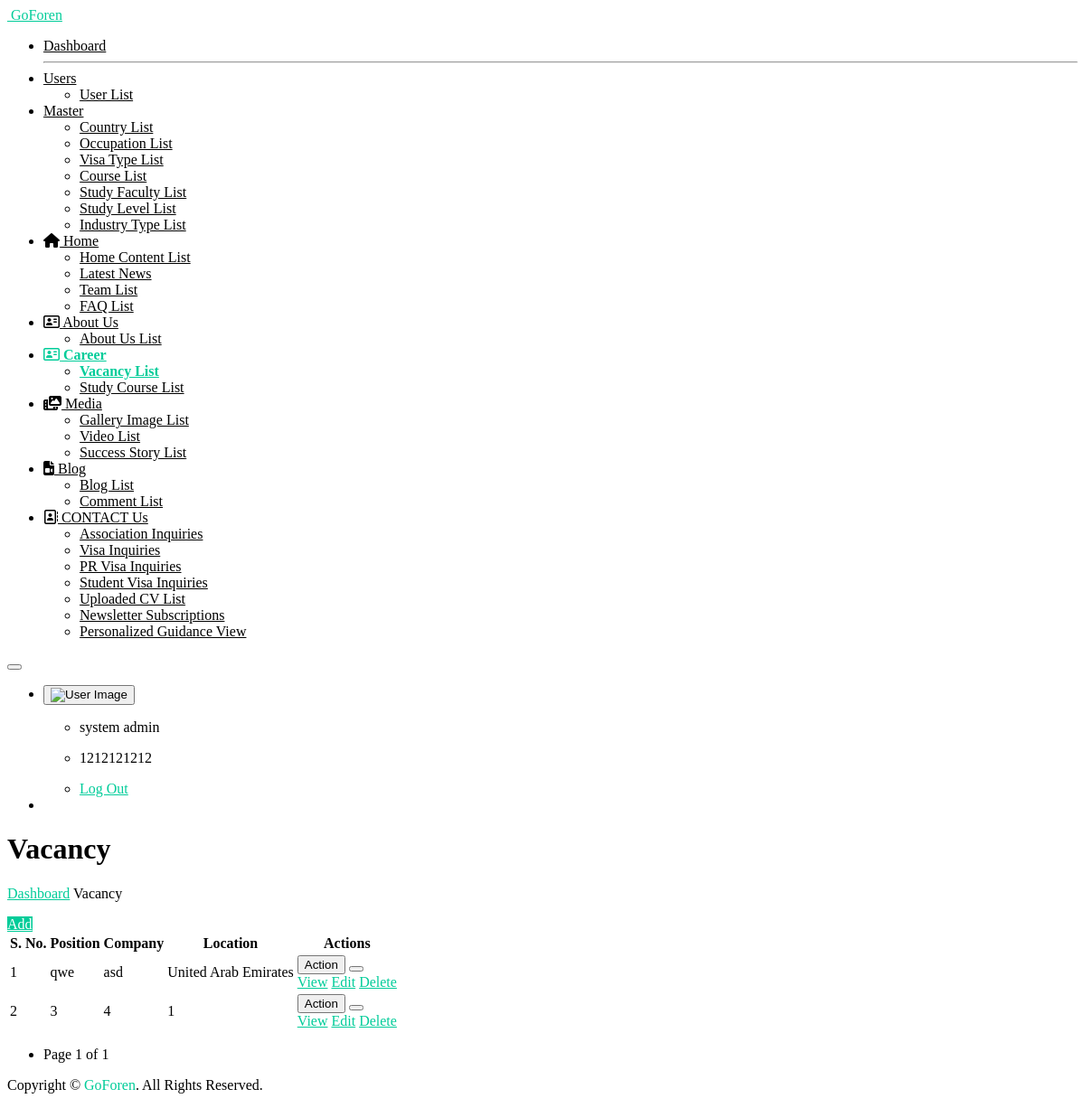
Before: /vacancy_list/ (signed in) with the older database file.
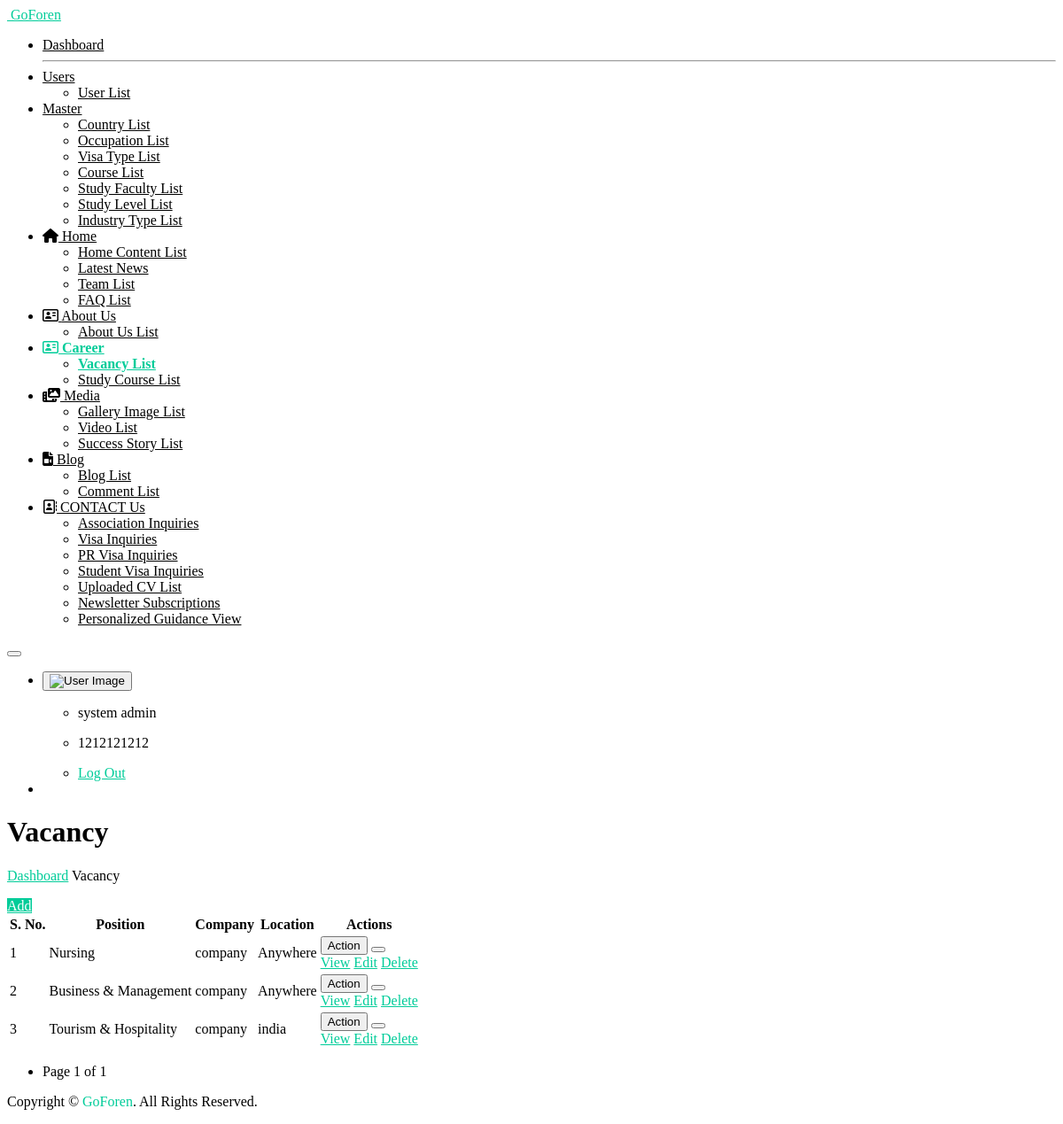
After: the same page with the newer database file.
### myapp/models.py (models this page shows, shortened)
class tbl_vacancy(models.Model):
    location = models.CharField(max_length=100, null=True , blank=True)
    industry_type = models.CharField(max_length=100, null=True , blank=True)
    position_name = models.CharField(max_length=100, null=True , blank=True)
    company = models.CharField(max_length=100, null=True , blank=True)
    vacancy_date = models.CharField(max_length=100, null=True , blank=True)
    vacancy_count = models.CharField(max_length=100, null=True , blank=True)
    master_agent_code = models.CharField(max_length=100, null=True , blank=True)
    created_at = models.DateTimeField(auto_now_add=True)
    updated_at = models.DateTimeField(auto_now=True)
    class Meta:
        db_table = 'tbl_vacancy'

### myapp/views.py (the view)
    def wrapper(request, *args, **kwargs):
        if 'user_id' not in request.session:
            return redirect('open_sign_in_page')
        return view_func(request, *args, **kwargs)

### templates/vacancy-list.html (shortened to what this page needs)
{% extends "base.html" %}
{% load static %}
{% block start %}
<div class="ec-content-wrapper">
    <div class="content">
        <div class="breadcrumb-wrapper d-flex align-items-center justify-content-between">
            <div>
                <h1>Vacancy</h1>
                <p class="breadcrumbs"><span><a href="{% url 'dashboard_view' %}">Dashboard</a></span>
                    <span></span>Vacancy</p>
            </div>
            <div>
                <a href="{% url 'add_vacancy' %}" class="btn btn-primary">Add</a>
            </div>
        </div>
        <div class="row">
            <div class="col-12">
                <div class="card card-default">
                    <div class="card-body">
                        <div class="table-responsive">
                            <table class="table">
                                <thead>
                                    <tr>
                                        <th>S. No.</th>
                                        <th>Position</th>
                                        <th>Company</th>
                                        <th>Location</th>
                                        <th>Actions</th>
                                    </tr>
                                </thead>
                                <tbody>
                                    {% for i in vacancies %}
                                    <tr>
                                        <td>{{ forloop.counter }}</td>
                                        <td>{{ i.position_name }}</td>
                                        <td>{{ i.company }}</td>
                                        <td>{{ i.location }}</td>
                                        <td>
                                            <div class="btn-group mb-1">
                                                <button type="button" class="btn btn-outline-success">Action</button>
                                                <button type="button" class="btn btn-outline-success dropdown-toggle dropdown-toggle-split" data-bs-toggle="dropdown">
                                                </button>
                                                <div class="dropdown-menu">
                                                    <a class="dropdown-item" href="{% url 'vacancy_view' i.id %}">View</a>
                                                    <a class="dropdown-item" href="{% url 'edit_vacancy' i.id %}">Edit</a>
                                                    <a href="javascript:void(0);" class="dropdown-item delete-btn" data-url="{% url 'delete_vacancy' i.id %}">Delete</a>
                                                </div>
                                            </div>
                                        </td>
                                    </tr>
                                    {% endfor %}
                                </tbody>
                            </table>
                            <div class="pagination justify-content-start mt-3">
                                <nav>
                                    <ul class="pagination">
                                        <li class="page-item disabled">
                                            <span class="page-link">Page {{ page_obj.number }} of {{ page_obj.paginator.num_pages }}</span>
                                        </li>
                                    </ul>
                                </nav>
                            </div>
                        </div>
                    </div>
                </div>
            </div>
        </div>
    </div>
</div>
{% endblock %}

### templates/base.html (shortened to what this page needs)
<!DOCTYPE html>
<html lang="en" dir="ltr">
<head>
	<link href="https://cdn.materialdesignicons.com/4.4.95/css/materialdesignicons.min.css" rel="stylesheet" />
	<link href="https://sitsoftwares.co.in/go_foren/assets/plugins/daterangepicker/daterangepicker.css" rel="stylesheet">
	<link href="https://sitsoftwares.co.in/go_foren/assets/plugins/simplebar/simplebar.css" rel="stylesheet" />
	<link id="ekka-css" href="https://sitsoftwares.co.in/go_foren/assets/css/ekka.css" rel="stylesheet" />
	<link rel="stylesheet" href="https://cdnjs.cloudflare.com/ajax/libs/font-awesome/5.15.3/css/all.min.css">
	<link rel="stylesheet" href="https://cdnjs.cloudflare.com/ajax/libs/font-awesome/6.5.0/css/all.min.css">
</head>
<body class="ec-header-fixed ec-sidebar-fixed ec-sidebar-light ec-header-light" id="body">
	<div class="wrapper">
		<div class="ec-left-sidebar ec-bg-sidebar">
			<div id="sidebar" class="sidebar ec-sidebar-footer">
				<div class="ec-brand">
					<a href="#" title="SIT">
						<span class="ec-brand-name text-truncate">GoForen</span>
					</a>
				</div>
				<div class="ec-navigation" data-simplebar>
					<ul class="nav sidebar-inner" id="sidebar-menu">
						<li class="">
							<a class="sidenav-item-link" href="{% url 'dashboard_view' %}">
								<span class="nav-text">Dashboard</span>
							</a>
							<hr>
						</li>
						<li class="has-sub">
							<a class="sidenav-item-link" href="javascript:void(0)">
								<span class="nav-text">Users</span> <b class="caret"></b>
							</a>
							<div class="collapse">
								<ul class="sub-menu" id="products" data-parent="#sidebar-menu">
									<li class="">
										<a class="sidenav-item-link" href="{% url 'user_list' %}">
											<span class="nav-text">User List</span>
										</a>
									</li>
								</ul>
							</div>
						</li>
						<li class="has-sub">
							<a class="sidenav-item-link" href="javascript:void(0)">
								<span class="nav-text">Master</span> <b class="caret"></b>
							</a>
							<div class="collapse">
								<ul class="sub-menu" id="products" data-parent="#sidebar-menu">
									<li class="">
										<a class="sidenav-item-link" href="{% url 'country_list' %}">
											<span class="nav-text">Country List</span>
										</a>
									</li>
									<li class="">
										<a class="sidenav-item-link" href="{% url 'occupation_list' %}">
											<span class="nav-text">Occupation List</span>
										</a>
									</li>
									<li class="">
										<a class="sidenav-item-link" href="{% url 'visa_type_list' %}">
											<span class="nav-text">Visa Type List</span>
										</a>
									</li>
									<li class="">
										<a class="sidenav-item-link" href="{% url 'course_list' %}">
											<span class="nav-text">Course List</span>
										</a>
									</li>
									<li class="">
										<a class="sidenav-item-link" href="{% url 'study_course' %}">
											<span class="nav-text">Study Faculty List</span>
										</a>
									</li>
									<li class="">
										<a class="sidenav-item-link" href="{% url 'study_level' %}">
											<span class="nav-text">Study Level List</span>
										</a>
									</li>
									<li class="">
										<a class="sidenav-item-link" href="{% url 'industry_type' %}">
											<span class="nav-text">Industry Type List</span>
										</a>
									</li>
					            </ul>
							</div>
						</li>
						<li class="has-sub">
							<a class="sidenav-item-link" href="javascript:void(0)">
							<i class="fa-solid fa-house"></i>
								<span class="nav-text">Home</span> <b class="caret"></b>
							</a>
							<div class="collapse">
								<ul class="sub-menu" id="products" data-parent="#sidebar-menu">
									<li class="">
										<a class="sidenav-item-link" href="{% url 'home_list' %}">
											<span class="nav-text">Home Content List</span>
										</a>
									</li>
									<li class="">
										<a class="sidenav-item-link" href="{% url 'news_list' %}">
											<span class="nav-text">Latest News</span>
										</a>
									</li>
									<li class="">
										<a class="sidenav-item-link" href="{% url 'team_list' %}">
											<span class="nav-text">Team List</span>
										</a>
									</li>
									<li class="">
										<a class="sidenav-item-link" href="{% url 'faq_list' %}">
											<span class="nav-text">FAQ List</span>
										</a>
									</li>
					            </ul>
							</div>
						</li>
						<li class="has-sub">
							<a class="sidenav-item-link" href="javascript:void(0)">
								<i class="fa-regular fa-address-card"></i>
								<span class="nav-text">About Us</span> <b class="caret"></b>
							</a>
							<div class="collapse">
								<ul class="sub-menu" id="products" data-parent="#sidebar-menu">
									<li class="">
										<a class="sidenav-item-link" href="{% url 'about_us_list' %}">
											<span class="nav-text">About Us List</span>
										</a>
									</li>
					            </ul>
							</div>
						</li>
						<li class="has-sub">
							<a class="sidenav-item-link" href="javascript:void(0)">
								<i class="fa-regular fa-address-card"></i>
								<span class="nav-text">Career</span> <b class="caret"></b>
							</a>
							<div class="collapse">
								<ul class="sub-menu" id="products" data-parent="#sidebar-menu">
									<li class="">
										<a class="sidenav-item-link" href="{% url 'vacancy_list' %}">
											<span class="nav-text">Vacancy List</span>
										</a>
									</li>
									<li class="">
										<a class="sidenav-item-link" href="{% url 's_course_list' %}">
											<span class="nav-text">Study Course List</span>
										</a>
									</li>
					            </ul>
							</div>
						</li>
						<li class="has-sub">
							<a class="sidenav-item-link" href="javascript:void(0)">
								<i class="fa-solid fa-photo-film"></i>
								<span class="nav-text">Media</span> <b class="caret"></b>
							</a>
							<div class="collapse">
								<ul class="sub-menu" id="products" data-parent="#sidebar-menu">
									<li class="">
										<a class="sidenav-item-link" href="{% url 'image_list' %}">
											<span class="nav-text">Gallery Image List</span>
										</a>
									</li>
									<li class="">
										<a class="sidenav-item-link" href="{% url 'video_list' %}">
											<span class="nav-text">Video List</span>
										</a>
									</li>
									<li class="">
										<a class="sidenav-item-link" href="{% url 'success_story_list' %}">
											<span class="nav-text">Success Story List</span>
										</a>
									</li>
					            </ul>
							</div>
						</li>
						<li class="has-sub">
							<a class="sidenav-item-link" href="javascript:void(0)">
							<i class="fa-solid fa-file-video"></i>
								<span class="nav-text">Blog</span> <b class="caret"></b>
							</a>
							<div class="collapse">
								<ul class="sub-menu" id="products" data-parent="#sidebar-menu">
									<li class="">
										<a class="sidenav-item-link" href="{% url 'blog_list' %}">
											<span class="nav-text">Blog List</span>
										</a>
									</li>
									<li class="">
										<a class="sidenav-item-link" href="{% url 'comment_list_view' %}">
											<span class="nav-text">Comment List</span>
										</a>
									</li>
					            </ul>
							</div>
						</li>
						<li class="has-sub">
							<a class="sidenav-item-link" href="javascript:void(0)">
								<i class="fa-regular fa-address-book"></i>
								<span class="nav-text">CONTACT  Us</span> <b class="caret"></b>
							</a>
							<div class="collapse">
								<ul class="sub-menu" id="products" data-parent="#sidebar-menu">
									<li class="">
										<a class="sidenav-item-link" href="{% url 'association_list' %}">
											<span class="nav-text">Association Inquiries</span>
										</a>
									</li>
									<li class="">
										<a class="sidenav-item-link" href="{% url 'inquiry_view' %}">
											<span class="nav-text">Visa Inquiries</span>
										</a>
									</li>
									<li class="">
										<a class="sidenav-item-link" href="{% url 'pr_visa_inquiry_view' %}">
											<span class="nav-text">PR Visa Inquiries</span>
										</a>
									</li>
									<li class="">
										<a class="sidenav-item-link" href="{% url 'student_visa_inquiry_view' %}">
											<span class="nav-text">Student Visa Inquiries</span>
										</a>
									</li>
									<li class="">
										<a class="sidenav-item-link" href="{% url 'cv_list_view' %}">
											<span class="nav-text">Uploaded CV List</span>
										</a>
									</li>
									<li class="">
										<a class="sidenav-item-link" href="{% url 'newsletter_view' %}">
											<span class="nav-text">Newsletter Subscriptions</span>
										</a>
									</li>
									<li class="">
										<a class="sidenav-item-link" href="{% url 'personalized_guidance_view' %}">
											<span class="nav-text">Personalized Guidance View</span>
										</a>
									</li>
					            </ul>
							</div>
						</li>
				</div>
			</div>
		</div>
		<div class="ec-page-wrapper">
			<header class="ec-main-header" id="header">
				<nav class="navbar navbar-static-top navbar-expand-lg">
					<button id="sidebar-toggler" class="sidebar-toggle"></button>
					<div class="navbar-right">
						<ul class="nav navbar-nav">
							<li class="dropdown user-menu">
								<button class="dropdown-toggle nav-link ec-drop" data-bs-toggle="dropdown"
									aria-expanded="false">
								    <img src="https://sitsoftwares.co.in/go_foren/assets/img/user/user.png" class="user-image" alt="User Image">
								</button>
								<ul class="dropdown-menu dropdown-menu-right ec-dropdown-menu">
									<li class="dropdown-header">
					                    <p>{{request.session.session_username}}</p>
									</li>
									<li class="dropdown-header">
					                    <p>{{request.session.session_mobile}}</p>
									</li>
									<li class="dropdown-footer">
										<a href="{% url 'logout' %}">  Log Out </a>
									</li>
								</ul>
							</li>
							<li class="right-sidebar-in right-sidebar-2-menu">
							</li>
						</ul>
					</div>
				</nav>
			</header>
            {%  block start %}
            {%  endblock %}
			<footer class="footer mt-auto">
				<div class="copyright bg-white">
					<p>
						Copyright &copy; <a class="text-primary" target="_blank"> GoForen</a>. All Rights Reserved.
					  </p>
				</div>
			</footer>
		</div>
	</div>
</body>
</html>

Changed rows visible on the page:
added tbl_vacancy: position_name "Nursing", company "company", location "Anywhere"
changed tbl_vacancy: position_name "qwe" → "Business & Management"; company "asd" → "company"; location "United Arab Emirates" → "Anywhere"
changed tbl_vacancy: position_name "3" → "Tourism & Hospitality"; company "4" → "company"; location "1" → "india"
